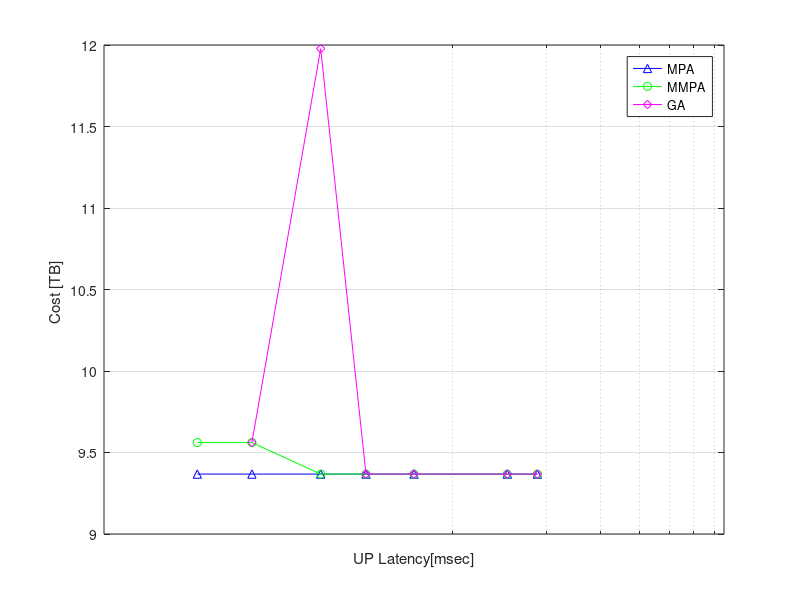
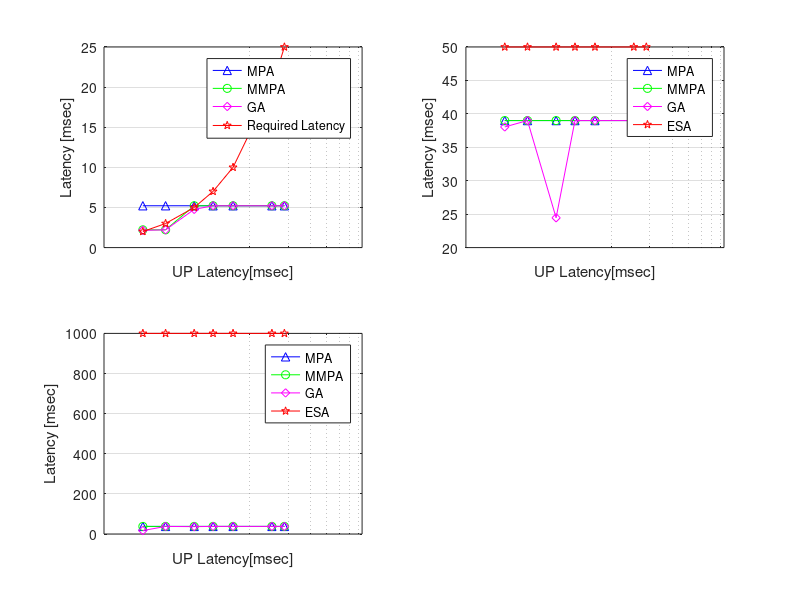
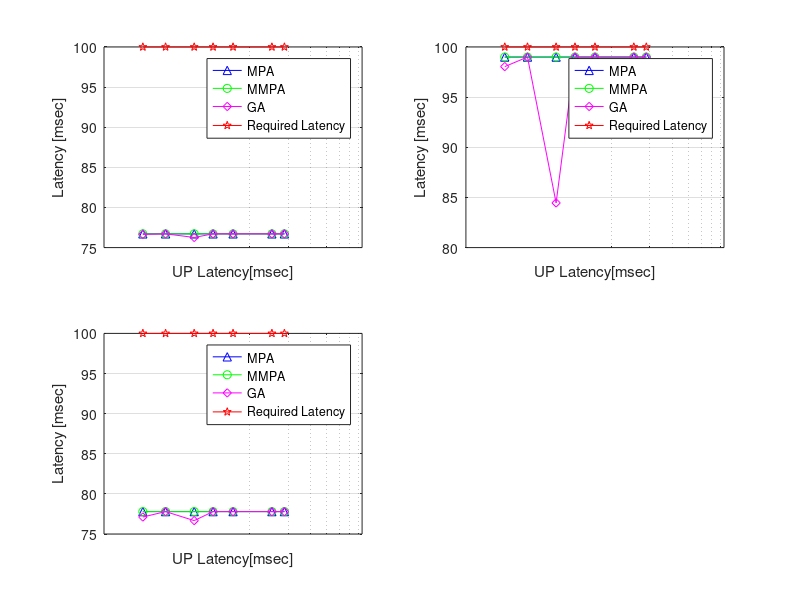
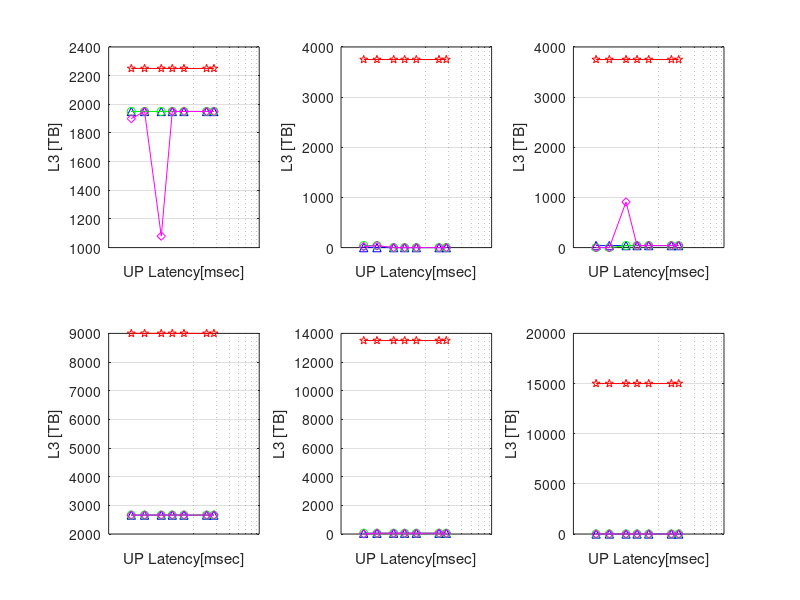

These figures' MATLAB source, in order: (Note: this script raises an error after producing the figures.)
clc;
clear;
close all;
%load('MMPA_Data', 'delayUP_MMPA','delayCP_MMPA','LayerCP_MMPA','Adata_MMPA', 'CoSt_MMPA')
%load('MPA_Data', 'delayUP_MPA','delayCP_MPA','LayerCP_MPA','Adata_MPA', 'CoSt_MPA')
%load('GA_Data', 'delayUP_GA','delayCP_GA','LayerCP_GA','Adata_GA', 'CoSt_GA', 'DFrate', 'maxdup','maxdcp','Cp', 'Z')
load('MMPA_Data_URLLC', 'delayUP_MMPA','delayCP_MMPA','LayerCP_MMPA','Adata_MMPA', 'CoSt_MMPA')
load('MPA_Data_URLLC', 'delayUP_MPA','delayCP_MPA','LayerCP_MPA','Adata_MPA', 'CoSt_MPA')
load('GA_Data_URLLC', 'delayUP_GA','delayCP_GA','LayerCP_GA','Adata_GA', 'CoSt_GA', 'DFrate', 'maxdup','maxdcp','Cp', 'Z')

Cp=[Cp; Cp; Cp; Cp; Cp; Cp; Cp]
z=1:1:Z;

figure
p1=semilogx(DFrate(1,z), CoSt_MPA(1,z), 'b-^',DFrate(1,z), CoSt_MMPA(1,z),'g-o',DFrate(1,z), CoSt_GA(1,z),'m-d')
xlabel('UP Latency[msec]'), ylabel('Cost [TB] '),
xticks([200 500 1000 1200 1500 1800 2000])
xticklabels({'0.2','0.5','1','1.2','1.5','1.8','2'})
grid on
legend('MPA','MMPA','GA','ESA' )


figure
subplot(2,2,1);
p2=semilogx(DFrate(1,z), delayUP_MPA(1,z), 'b-^',DFrate(1,z), delayUP_MMPA(1,z), 'g-o',DFrate(1,z), delayUP_GA(1,z), 'm-d',DFrate(1,z), DFrate(1,z),'r-p')
xlabel('UP Latency[msec]'), ylabel('Latency [msec]'),
xticks([200 500 1000 1200 1500 1800 2000])
xticklabels({'0.2','0.5','1','1.2','1.5','1.8','2'})
grid on
%xlim([0 2000])
%ylim([0 20])
legend('MPA' , 'MMPA','GA','Required Latency')


subplot(2,2,2);
p2=semilogx(DFrate(1,z), delayUP_MPA(2,z), 'b-^',DFrate(1,z), delayUP_MMPA(2,z), 'g-o',DFrate(1,z), delayUP_GA(2,z), 'm-d',DFrate(1,z), maxdup(1,z,2),'r-p')
xlabel('UP Latency[msec]'), ylabel('Latency [msec]'),
xticks([200 500 1000 1200 1500 1800 2000])
xticklabels({'0.2','0.5','1','1.2','1.5','1.8','2'})
grid on
%xlim([0 2000])
%ylim([0 70])
legend('MPA' , 'MMPA','GA','ESA','Required Latency')

subplot(2,2,3);
p2=semilogx(DFrate(1,z), delayUP_MPA(3,z), 'b-^',DFrate(1,z), delayUP_MMPA(3,z), 'g-o',DFrate(1,z), delayUP_GA(3,z), 'm-d',DFrate(1,z), maxdup(1,z,3),'r-p')
xlabel('UP Latency[msec]'), ylabel('Latency [msec]'),
xticks([200 500 1000 1200 1500 1800 2000])
xticklabels({'0.2','0.5','1','1.2','1.5','1.8','2'})
grid on
%xlim([0 2000])
%ylim([0 70])
legend('MPA' , 'MMPA','GA','ESA','Required Latency')


figure
subplot(2,2,1);
p2=semilogx(DFrate(1,z), delayCP_MPA(1,z), 'b-^',DFrate(1,z), delayCP_MMPA(1,z), 'g-o',DFrate(1,z), delayCP_GA(1,z), 'm-d',DFrate(1,z), maxdcp(1,z,1),'r-p')
xlabel('UP Latency[msec]'), ylabel('Latency [msec]'),
xticks([200 500 1000 1200 1500 1800 2000])
xticklabels({'0.2','0.5','1','1.2','1.5','1.8','2'})
grid on
%xlim([0 2000])
%ylim([0 20])
legend('MPA' , 'MMPA','GA','Required Latency')

subplot(2,2,2);
p2=semilogx(DFrate(1,z), delayCP_MPA(2,z), 'b-^',DFrate(1,z), delayCP_MMPA(2,z), 'g-o',DFrate(1,z), delayCP_GA(2,z), 'm-d',DFrate(1,z), maxdcp(1,z,2),'r-p')
xlabel('UP Latency[msec]'), ylabel('Latency [msec]'),
xticks([200 500 1000 1200 1500 1800 2000])
xticklabels({'0.2','0.5','1','1.2','1.5','1.8','2'})
grid on
%xlim([0 2000])
%ylim([0 70])
legend('MPA' , 'MMPA','GA','Required Latency')

subplot(2,2,3);
p2=semilogx(DFrate(1,z), delayCP_MPA(3,z), 'b-^',DFrate(1,z), delayCP_MMPA(3,z), 'g-o',DFrate(1,z), delayCP_GA(3,z), 'm-d',DFrate(1,z), maxdcp(1,z,3),'r-p')
xlabel('UP Latency[msec]'), ylabel('Latency [msec]'),
xticks([200 500 1000 1200 1500 1800 2000])
xticklabels({'0.2','0.5','1','1.2','1.5','1.8','2'})
grid on
%xlim([0 2000])
%ylim([0 70])
legend('MPA' , 'MMPA','GA','Required Latency')




figure
subplot(2,3,1);
p11=semilogx(DFrate(1,z),LayerCP_MPA(1,z), 'b-^', DFrate(1,z),LayerCP_MMPA(1,z), 'g-o',DFrate(1,z),LayerCP_GA(1,z), 'm-d',DFrate(1,z), Cp(z,1), 'r-p')
xlabel('UP Latency[msec]'), ylabel('L3 [TB]'),
xticks([200 500 1000 1500 2000])
xticklabels({'0.2','0.5','1','1.5','2'})
grid on

subplot(2,3,2);
p11=semilogx(DFrate(1,z),LayerCP_MPA(2,z), 'b-^', DFrate(1,z),LayerCP_MMPA(2,z), 'g-o',DFrate(1,z),LayerCP_GA(2,z), 'm-d',DFrate(1,z), Cp(z,2), 'r-p')
xlabel('UP Latency[msec]'), ylabel('L3 [TB]'),
xticks([200 500 1000 1500 2000])
xticklabels({'0.2','0.5','1','1.5','2'})
grid on

subplot(2,3,3);
p11=semilogx(DFrate(1,z),LayerCP_MPA(3,z), 'b-^', DFrate(1,z),LayerCP_MMPA(3,z), 'g-o',DFrate(1,z),LayerCP_GA(3,z), 'm-d',DFrate(1,z), Cp(z,3), 'r-p')
xlabel('UP Latency[msec]'), ylabel('L3 [TB]'),
xticks([200 500 1000 1500 2000])
xticklabels({'0.2','0.5','1','1.5','2'})
grid on


subplot(2,3,4);
p11=semilogx(DFrate(1,z),LayerCP_MPA(4,z), 'b-^', DFrate(1,z),LayerCP_MMPA(4,z), 'g-o',DFrate(1,z),LayerCP_GA(4,z), 'm-d',DFrate(1,z), Cp(z,4), 'r-p')
xlabel('UP Latency[msec]'), ylabel('L3 [TB]'),
xticks([200 500 1000 1500 2000])
xticklabels({'0.2','0.5','1','1.5','2'})
grid on

subplot(2,3,5);
p11=semilogx(DFrate(1,z),LayerCP_MPA(5,z), 'b-^', DFrate(1,z),LayerCP_MMPA(5,z), 'g-o',DFrate(1,z),LayerCP_GA(5,z), 'm-d',DFrate(1,z), Cp(z,5), 'r-p')
xlabel('UP Latency[msec]'), ylabel('L3 [TB]'),
xticks([200 500 1000 1500 2000])
xticklabels({'0.2','0.5','1','1.5','2'})
grid on

subplot(2,3,6);
p11=semilogx(DFrate(1,z),LayerCP_MPA(6,z), 'b-^', DFrate(1,z),LayerCP_MMPA(6,z), 'g-o',DFrate(1,z),LayerCP_GA(6,z), 'm-d',DFrate(1,z), Cp(z,6), 'r-p')
xlabel('UP Latency[msec]'), ylabel('L3 [TB]'),
xticks([200 500 1000 1500 2000])
xticklabels({'0.2','0.5','1','1.5','2'})
grid on
%legend('L3(MPA)', 'L3(MMPA)', 'L3(GA)', 'L3(ESA)', 'Max. LCap')





% figure
% title("MPA Function Placement")
% 
% %-------------Plot A------------------------------------------------------
% for ttt=1:3
%     figure
%     for z=1:Z
%         B= cell2mat(Adata_MPA(1,z));
%         A11(:,:,1)=[1 0 0 0 0 0; B(:,:,1)];
%         A11(:,:,2)=[1 0 0 0 0 0; B(:,:,2)];
%         A11(:,:,3)=[1 0 0 0 0 0; B(:,:,3)];
%         A=A11;
%         data =[
%             1 1 1 1 1 1 1 1 1 1 1 1 1 1
%             1 1 1 1 1 1 1 1 1 1 1 1 1 1
%             1 1 1 1 1 1 1 1 1 1 1 1 1 1
%             1 1 1 1 1 1 1 1 1 1 1 1 1 1
%             1 1 1 1 1 1 1 1 1 1 1 1 1 1
%             1 1 1 1 1 1 1 1 1 1 1 1 1 1];
%         
%         
%         data_class ={  A(14,1,ttt) A(13,1,ttt) A(12,1,ttt) A(11,1,ttt) A(10,1,ttt) A(9,1,ttt) A(8,1,ttt) A(7,1,ttt) A(6,1,ttt) A(5,1,ttt) A(4,1,ttt) A(3,1,ttt) A(2,1,ttt) A(1,1,ttt)
%             A(14,2,ttt) A(13,2,ttt) A(12,2,ttt) A(11,2,ttt) A(10,2,ttt) A(9,2,ttt) A(8,2,ttt) A(7,2,ttt) A(6,2,ttt) A(5,2,ttt) A(4,2,ttt) A(3,2,ttt) A(2,2,ttt) A(1,2,ttt)
%             A(14,3,ttt) A(13,3,ttt) A(12,3,ttt) A(11,3,ttt) A(10,3,ttt) A(9,3,ttt) A(8,3,ttt) A(7,3,ttt) A(6,3,ttt) A(5,3,ttt) A(4,3,ttt) A(3,3,ttt) A(2,3,ttt) A(1,3,ttt)
%             A(14,4,ttt) A(13,4,ttt) A(12,4,ttt) A(11,4,ttt) A(10,4,ttt) A(9,4,ttt) A(8,4,ttt) A(7,4,ttt) A(6,4,ttt) A(5,4,ttt) A(4,4,ttt) A(3,4,ttt) A(2,4,ttt) A(1,4,ttt)
%             A(14,5,ttt) A(13,5,ttt) A(12,5,ttt) A(11,5,ttt) A(10,5,ttt) A(9,5,ttt) A(8,5,ttt) A(7,5,ttt) A(6,5,ttt) A(5,5,ttt) A(4,5,ttt) A(3,5,ttt) A(2,5,ttt) A(1,5,ttt)
%             A(14,6,ttt) A(13,6,ttt) A(12,6,ttt) A(11,6,ttt) A(10,6,ttt) A(9,6,ttt) A(8,6,ttt) A(7,6,ttt) A(6,6,ttt) A(5,6,ttt) A(4,6,ttt) A(3,6,ttt) A(2,6,ttt) A(1,6,ttt)
%             };
%         
%         
%         
%         DT=DFrate;
%         
%         data(end+1,:)=NaN;
%         %figure;
%         subplot(1,Z,z)
%         b={bar3([1 2],data([1 end],:),'stacked')};
%         hold on
%         for k=2:(size(data,1)-1)
%             b{k}=bar3([k-1 k],data([end k],:),'stacked');
%         end
%         for k=1:(size(data,1)-1)
%             for k2=1:size(data,2)
%                 switch data_class{k,k2}
%                     
%                     case 0
%                         set(b{k}(k2),'FaceColor','w')
%                         %set(b{k}(k2),'EdgeColor', 'k','LineWidth', 2);
%                     case 1
%                         
%                         set(b{k}(k2),'FaceColor','m')
%                         set(b{k}(k2),'EdgeColor', 'k','LineWidth', 2);
%                 end
%                 
%                 
%             end
%             
%             set ( gca, 'ydir', 'reverse' )
%             
%         end
%         
%         
%     end
%     
%     
% end



figure
title("MMPA Function Placement")

%-------------Plot A------------------------------------------------------
for ttt=1:3
    figure
    for z=1:Z
        B= cell2mat(Adata_MMPA(1,z));
        A11(:,:,1)=[1 0 0 0 0 0; B(:,:,1)];
        A11(:,:,2)=[1 0 0 0 0 0; B(:,:,2)];
        A11(:,:,3)=[1 0 0 0 0 0; B(:,:,3)];
        A=A11;
        data =[
            1 1 1 1 1 1 1 1 1 1 1 1 1 1
            1 1 1 1 1 1 1 1 1 1 1 1 1 1
            1 1 1 1 1 1 1 1 1 1 1 1 1 1
            1 1 1 1 1 1 1 1 1 1 1 1 1 1
            1 1 1 1 1 1 1 1 1 1 1 1 1 1
            1 1 1 1 1 1 1 1 1 1 1 1 1 1];
        
        
        data_class ={  A(14,1,ttt) A(13,1,ttt) A(12,1,ttt) A(11,1,ttt) A(10,1,ttt) A(9,1,ttt) A(8,1,ttt) A(7,1,ttt) A(6,1,ttt) A(5,1,ttt) A(4,1,ttt) A(3,1,ttt) A(2,1,ttt) A(1,1,ttt)
            A(14,2,ttt) A(13,2,ttt) A(12,2,ttt) A(11,2,ttt) A(10,2,ttt) A(9,2,ttt) A(8,2,ttt) A(7,2,ttt) A(6,2,ttt) A(5,2,ttt) A(4,2,ttt) A(3,2,ttt) A(2,2,ttt) A(1,2,ttt)
            A(14,3,ttt) A(13,3,ttt) A(12,3,ttt) A(11,3,ttt) A(10,3,ttt) A(9,3,ttt) A(8,3,ttt) A(7,3,ttt) A(6,3,ttt) A(5,3,ttt) A(4,3,ttt) A(3,3,ttt) A(2,3,ttt) A(1,3,ttt)
            A(14,4,ttt) A(13,4,ttt) A(12,4,ttt) A(11,4,ttt) A(10,4,ttt) A(9,4,ttt) A(8,4,ttt) A(7,4,ttt) A(6,4,ttt) A(5,4,ttt) A(4,4,ttt) A(3,4,ttt) A(2,4,ttt) A(1,4,ttt)
            A(14,5,ttt) A(13,5,ttt) A(12,5,ttt) A(11,5,ttt) A(10,5,ttt) A(9,5,ttt) A(8,5,ttt) A(7,5,ttt) A(6,5,ttt) A(5,5,ttt) A(4,5,ttt) A(3,5,ttt) A(2,5,ttt) A(1,5,ttt)
            A(14,6,ttt) A(13,6,ttt) A(12,6,ttt) A(11,6,ttt) A(10,6,ttt) A(9,6,ttt) A(8,6,ttt) A(7,6,ttt) A(6,6,ttt) A(5,6,ttt) A(4,6,ttt) A(3,6,ttt) A(2,6,ttt) A(1,6,ttt)
            };
        
        
        
        DT=DFrate;
        
        data(end+1,:)=NaN;
        %figure;
        subplot(1,Z,z)
        b={bar3([1 2],data([1 end],:),'stacked')};
        hold on
        for k=2:(size(data,1)-1)
            b{k}=bar3([k-1 k],data([end k],:),'stacked');
        end
        for k=1:(size(data,1)-1)
            for k2=1:size(data,2)
                switch data_class{k,k2}
                    
                    case 0
                        set(b{k}(k2),'FaceColor','w')
                        %set(b{k}(k2),'EdgeColor', 'k','LineWidth', 2);
                    case 1
                        
                        set(b{k}(k2),'FaceColor','m')
                        set(b{k}(k2),'EdgeColor', 'k','LineWidth', 2);
                end
                
                
            end
            
            set ( gca, 'ydir', 'reverse' )
            
        end
        
        
    end
    
    
end



figure
title("GA Function Placement")


%-------------Plot A------------------------------------------------------
for ttt=1:3
    figure
    for z=1:Z
        B= cell2mat(Adata_GA(1,z));
        A11(:,:,1)=[1 0 0 0 0 0; B(:,:,1)];
        A11(:,:,2)=[1 0 0 0 0 0; B(:,:,2)];
        A11(:,:,3)=[1 0 0 0 0 0; B(:,:,3)];
        A=A11;
        data =[
            1 1 1 1 1 1 1 1 1 1 1 1 1 1
            1 1 1 1 1 1 1 1 1 1 1 1 1 1
            1 1 1 1 1 1 1 1 1 1 1 1 1 1
            1 1 1 1 1 1 1 1 1 1 1 1 1 1
            1 1 1 1 1 1 1 1 1 1 1 1 1 1
            1 1 1 1 1 1 1 1 1 1 1 1 1 1];
        
        
        data_class ={  A(14,1,ttt) A(13,1,ttt) A(12,1,ttt) A(11,1,ttt) A(10,1,ttt) A(9,1,ttt) A(8,1,ttt) A(7,1,ttt) A(6,1,ttt) A(5,1,ttt) A(4,1,ttt) A(3,1,ttt) A(2,1,ttt) A(1,1,ttt)
            A(14,2,ttt) A(13,2,ttt) A(12,2,ttt) A(11,2,ttt) A(10,2,ttt) A(9,2,ttt) A(8,2,ttt) A(7,2,ttt) A(6,2,ttt) A(5,2,ttt) A(4,2,ttt) A(3,2,ttt) A(2,2,ttt) A(1,2,ttt)
            A(14,3,ttt) A(13,3,ttt) A(12,3,ttt) A(11,3,ttt) A(10,3,ttt) A(9,3,ttt) A(8,3,ttt) A(7,3,ttt) A(6,3,ttt) A(5,3,ttt) A(4,3,ttt) A(3,3,ttt) A(2,3,ttt) A(1,3,ttt)
            A(14,4,ttt) A(13,4,ttt) A(12,4,ttt) A(11,4,ttt) A(10,4,ttt) A(9,4,ttt) A(8,4,ttt) A(7,4,ttt) A(6,4,ttt) A(5,4,ttt) A(4,4,ttt) A(3,4,ttt) A(2,4,ttt) A(1,4,ttt)
            A(14,5,ttt) A(13,5,ttt) A(12,5,ttt) A(11,5,ttt) A(10,5,ttt) A(9,5,ttt) A(8,5,ttt) A(7,5,ttt) A(6,5,ttt) A(5,5,ttt) A(4,5,ttt) A(3,5,ttt) A(2,5,ttt) A(1,5,ttt)
            A(14,6,ttt) A(13,6,ttt) A(12,6,ttt) A(11,6,ttt) A(10,6,ttt) A(9,6,ttt) A(8,6,ttt) A(7,6,ttt) A(6,6,ttt) A(5,6,ttt) A(4,6,ttt) A(3,6,ttt) A(2,6,ttt) A(1,6,ttt)
            };
        
        
        
        DT=DFrate;
        
        data(end+1,:)=NaN;
        %figure;
        subplot(1,Z,z)
        b={bar3([1 2],data([1 end],:),'stacked')};
        hold on
        for k=2:(size(data,1)-1)
            b{k}=bar3([k-1 k],data([end k],:),'stacked');
        end
        for k=1:(size(data,1)-1)
            for k2=1:size(data,2)
                switch data_class{k,k2}
                    
                    case 0
                        set(b{k}(k2),'FaceColor','w')
                        %set(b{k}(k2),'EdgeColor', 'k','LineWidth', 2);
                    case 1
                        
                        set(b{k}(k2),'FaceColor','m')
                        set(b{k}(k2),'EdgeColor', 'k','LineWidth', 2);
                end
                
                
            end
            
            set ( gca, 'ydir', 'reverse' )
            
        end
        
        
    end
    
    
end





